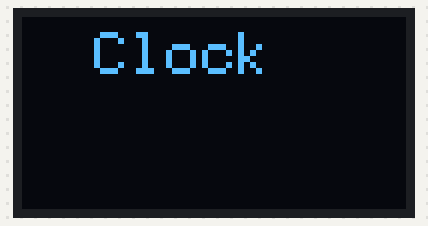
Recording of a sketch running on a simulated Arduino Mega 2560, built with avr-gcc and run on an emulated ATmega2560. Parts: 128×64 one-colour display. The local clock reads 2024-03-15 10:24:30 at power-on unless the sketch sets it.

Above: at 0.1 s.
At 3.1 s:
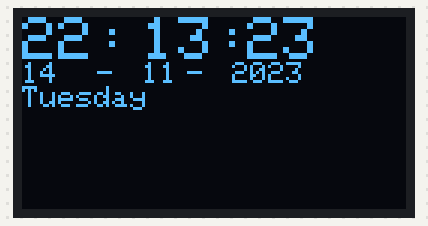
At 10.1 s:
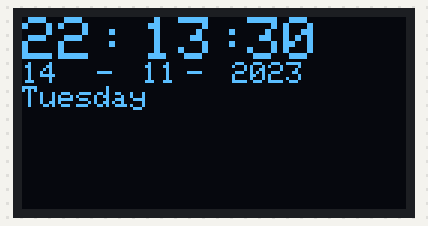
At 20.1 s:
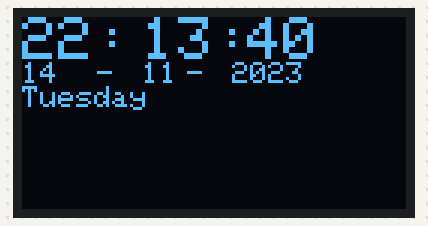
At 29.1 s:
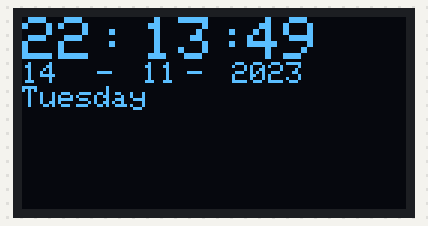
At 38.1 s:
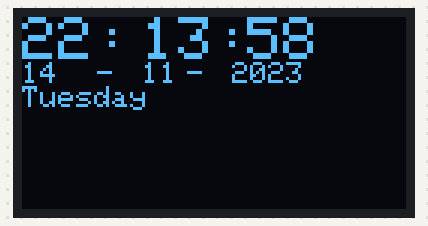

The sketch:

code.ino
```cpp
#include <SPI.h>
#include <Wire.h>
#include <Adafruit_GFX.h>
#include <Adafruit_SSD1306.h>
#include "RTClib.h"
RTC_DS3231 rtc;
char daysOfTheWeek[7][12] = {"Sunday", "Monday", "Tuesday", "Wednesday", "Thursday", "Friday", "Saturday"};
#define OLED_MOSI  23
#define OLED_CLK   18
#define OLED_DC    4
#define OLED_CS    5
#define OLED_RESET 2
Adafruit_SSD1306 display(OLED_MOSI, OLED_CLK, OLED_DC, OLED_RESET, OLED_CS);
void setup()
{
Serial.begin(9600);
if (! rtc.begin()) {
Serial.println("Couldn't find RTC");
while (1);
}
rtc.adjust(DateTime(__DATE__, __TIME__));
display.begin(SSD1306_SWITCHCAPVCC);
display.clearDisplay();
display.setTextColor(WHITE);
//display.startscrollright(0x00, 0x0F);
display.setTextSize(2);
display.setCursor(0,5);
display.print("  Clock ");
display.display();
delay(3000);
}
void loop()
{
DateTime now = rtc.now();
display.clearDisplay();
display.setTextSize(2);
display.setCursor(75,0);
display.println(now.second(), DEC);
display.setTextSize(2);
display.setCursor(25,0);
display.println(":");
display.setTextSize(2);
display.setCursor(65,0);
display.println(":");
display.setTextSize(2);
display.setCursor(40,0);
display.println(now.minute(), DEC);
display.setTextSize(2);
display.setCursor(0,0);
display.println(now.hour(), DEC);
display.setTextSize(1);
display.setCursor(0,15);
display.println(now.day(), DEC);
display.print(daysOfTheWeek[now.dayOfTheWeek()]);
display.setTextSize(1);
display.setCursor(25,15);
display.println("-");
display.setTextSize(1);
display.setCursor(40,15);
display.println(now.month(), DEC);
display.setTextSize(1);
display.setCursor(55,15);
display.println("-");
display.setTextSize(1);
display.setCursor(70,15);
display.println(now.year(), DEC);
display.display();
}
```

Measured:
- what the display in image 1 shows lasts 1.0 s, from 3.1 s to 4.1 s
